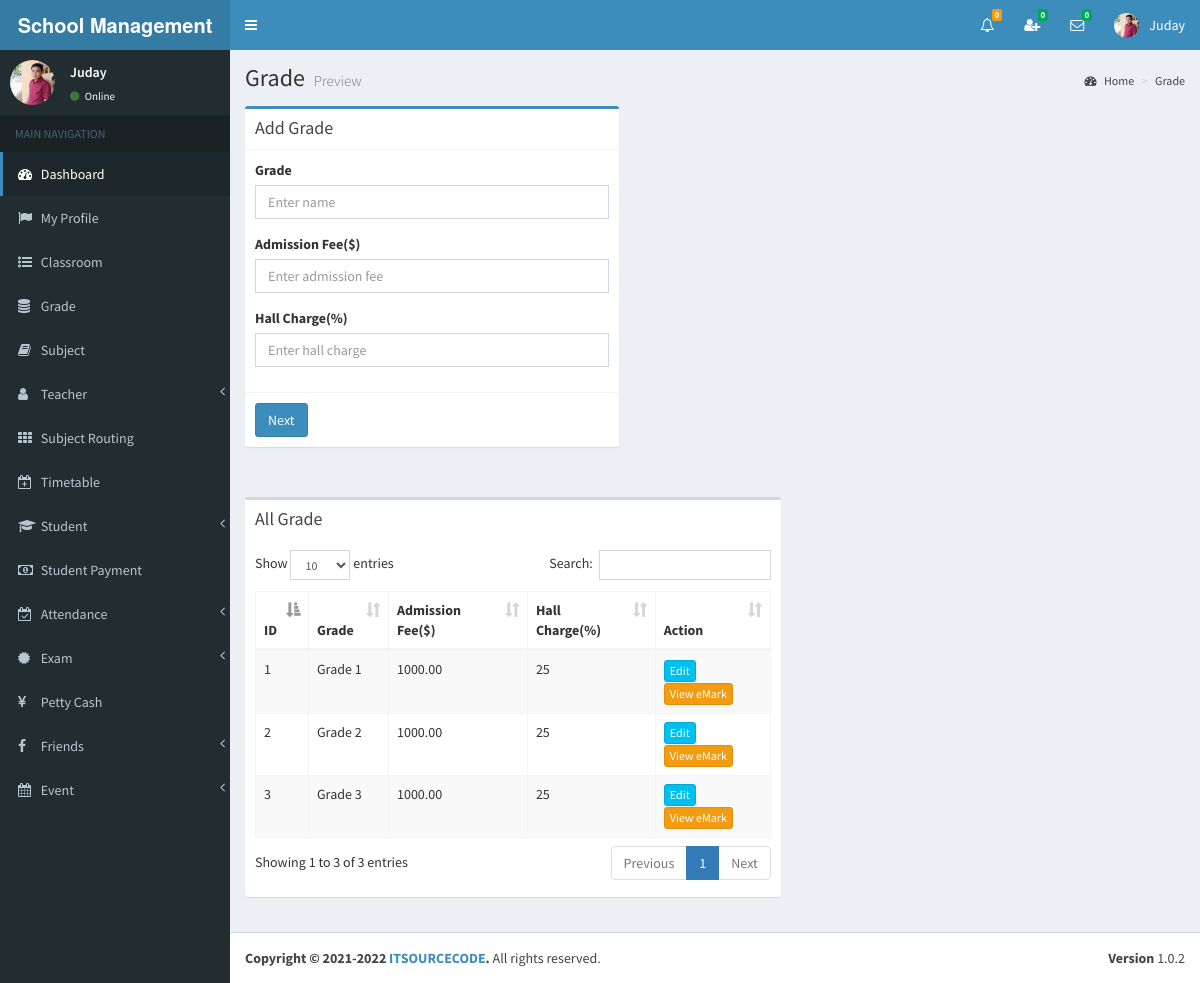
Screenshot of /view/grade.php (signed in) with the database file from the repository.
### tables this page shows
CREATE TABLE `grade` (
  `id` int(11) NOT NULL,
  `name` varchar(255) NOT NULL,
  `admission_fee` double(11,2) NOT NULL,
  `hall_charge` int(11) NOT NULL
);

### view/grade.php (the view, shortened to what this page needs)
<?php include_once('head.php'); ?>
<?php include_once('header_admin.php'); ?>
<?php include_once('sidebar.php'); ?>
<div class="content-wrapper">
    <section class="content-header">
    	<h1>
        	Grade
        	<small>Preview</small>
        </h1>
        <ol class="breadcrumb">
        	<li><a href="#"><i class="fa fa-dashboard"></i> Home</a></li>
            <li><a href="#">Grade</a></li>
    	</ol>
	</section>
	<section class="content">
    	<div class="row">
            <div class="col-md-5">
              	<div class="box box-primary">
                	<div class="box-header with-border">
                  		<h3 class="box-title">Add Grade</h3>
                	</div>
                	<form role="form" action="../index.php" method="post" id="form1">
                  		<div class="box-body">
                    		<div class="form-group" id="divGrade">
                      			<label for="">Grade</label>
                      			<input type="text" class="form-control" id="name" placeholder="Enter name" name="name" autocomplete="off">
                    		</div>
                            <div class="form-group" id="divAdmissionFee">
                      			<label for="">Admission Fee($)</label>
                      			<input type="text" class="form-control" id="admission_fee" placeholder="Enter admission fee" name="admission_fee" autocomplete="off">
                    		</div>
                             <div class="form-group" id="divHallCharge">
                      			<label for="">Hall Charge(%)</label>
                      			<input type="text" class="form-control" id="hall_charge" placeholder="Enter hall charge" name="hall_charge" autocomplete="off">
                    		</div>
                  		</div>
                  		<div class="box-footer">
                    		<button type="submit" class="btn btn-primary" id="btnSubmit">Next</button>
                  		</div>
                	</form>
				</div>
			</div>
		</div>
	</section>
	<section class="content" >
		<div class="row" id="table1">
			<div class="col-md-7">
            	<div class="box">
                	<div class="box-header">
                  		<h3 class="box-title">All Grade</h3>
                	</div>
                	<div class="box-body table-responsive">
                		<table id="example1" class="table table-bordered table-striped">
                    		<thead>
                        		<th>ID</th>
                            	<th>Grade</th>
                                <th>Admission Fee($)</th>
                                <th>Hall Charge(%)</th>
                            	<th>Action</th>
                        	</thead>
                        	<tbody>
<?php
include_once('../controller/config.php');
$sql="SELECT * FROM grade";
$result=mysqli_query($conn,$sql);
$count = 0;
$cant_remove1=0;
$cant_remove2=0;
$cant_remove3=0;
$cant_remove4=0;
$cant_remove5=0;
$cant_remove6=0;
$cant_remove7=0;
if(mysqli_num_rows($result) > 0){
	while($row=mysqli_fetch_assoc($result)){
		$count++;
		$id=$row['id'];
?>
                        		<tr>
                            		<td><?php echo $count; ?></td>
               <td id="td1_<?php echo $row['id']; ?>"><?php echo $row['name']; ?></td>
               <td id="td2_<?php echo $row['id']; ?>"><?php echo $row['admission_fee']; ?></td>
               <td id="td3_<?php echo $row['id']; ?>"><?php echo $row['hall_charge']; ?></td>
                                	<td>
<?php
$sql1="SELECT * FROM exam_timetable WHERE grade_id='$id'";
$result1=mysqli_query($conn,$sql1);
if(mysqli_num_rows($result1) > 0){
	$cant_remove1=1;
}else{
	$cant_remove1=0;
}
$sql2="SELECT * FROM student_exam WHERE grade_id='$id'";
$result2=mysqli_query($conn,$sql2);
if(mysqli_num_rows($result2) > 0){
	$cant_remove2=1;
}else{
	$cant_remove2=0;
}
$sql3="SELECT * FROM student_grade WHERE grade_id='$id'";
$result3=mysqli_query($conn,$sql3);
if(mysqli_num_rows($result3) > 0){
	$cant_remove3=1;
}else{
	$cant_remove3=0;
}
$sql4="SELECT * FROM student_payment_history WHERE grade_id='$id'";
$result4=mysqli_query($conn,$sql4);
if(mysqli_num_rows($result4) > 0){
	$cant_remove4=1;
}else{
	$cant_remove4=0;
}
$sql5="SELECT * FROM subject_routing WHERE grade_id='$id'";
$result5=mysqli_query($conn,$sql5);
if(mysqli_num_rows($result5) > 0){
	$cant_remove5=1;
}else{
	$cant_remove5=0;
}
$sql6="SELECT * FROM teacher_salary_history WHERE grade_id='$id'";
$result6=mysqli_query($conn,$sql6);
if(mysqli_num_rows($result6) > 0){
	$cant_remove6=1;
}else{
	$cant_remove6=0;
}
$sql7="SELECT * FROM timetable WHERE grade_id='$id'";
$result7=mysqli_query($conn,$sql7);
if(mysqli_num_rows($result7) > 0){
	$cant_remove7=1;
}else{
	$cant_remove7=0;
}
if($cant_remove1 > 0 || $cant_remove2 > 0 || $cant_remove3 > 0 || $cant_remove4 > 0 || $cant_remove5 > 0 || $cant_remove6 > 0 || $cant_remove7 > 0 ){
	echo '<a href="#modalUpdateform" onClick="showModal(this)" class="btn btn-info btn-xs" data-id="'.$id.'" data-toggle="modal">Edit</a>';
	echo ' <a href="#modalMRangeGrade" onClick="showModal1(this)" class="btn btn-warning btn-xs" data-id="'.$id.'" data-toggle="modal">View eMark</a>';
}
?>
                               		</td>
                            	</tr>
<?php } } ?>
                        	</tbody>
                    	</table>
            	</div>
			</div>
		</div>
	</section>
</div>
<?php include_once('footer.php');?>

### view/header_admin.php (shortened to what this page needs)
<body class="hold-transition skin-blue sidebar-mini" >
<div class="wrapper">
  <header class="main-header" >
    <a href="" class="logo">
      <span class="logo-lg"><strong>School Management System </strong></span>
    </a>
    <nav class="navbar navbar-static-top">
		<a href="#" class="sidebar-toggle" data-toggle="offcanvas" role="button">
       	</a>
		<div class="navbar-custom-menu">
			<ul class="nav navbar-nav">
              <li class="dropdown notifications-menu">
                <a href="#" class="dropdown-toggle" data-toggle="dropdown">
                  <i class="fa fa-bell-o"></i>
<?php
include_once('../controller/config.php');
$my_type=$_SESSION["type"];
if($my_type == 'Admin'){
	$sql1="SELECT COUNT(id) FROM main_notifications WHERE _isread='0'";
	$result1=mysqli_query($conn,$sql1);
	$row1=mysqli_fetch_assoc($result1);
	$notfi_count=$row1['COUNT(id)'];
?>
                  <span class="label label-warning"><?php echo $notfi_count; ?></span>
                </a>
              </li>
<?php }  ?>
<?php
include_once('../controller/config.php');
$my_index=$_SESSION["index_number"];
$my_type=$_SESSION["type"];
$sql="SELECT count(id)
      FROM my_friends
      WHERE my_index='$my_index' AND _status='Pending' AND _isread='0'";
$result=mysqli_query($conn,$sql);
$row=mysqli_fetch_assoc($result);
$unread_count=$row['count(id)'];
?>
              <li class="dropdown messages-menu"  id="friend_request">
              	<a href="#" class="dropdown-toggle" data-toggle="dropdown" onClick="showFriendRequest('<?php echo $my_index; ?>','<?php echo $my_type; ?>')">
                  <i class="fa fa-user-plus"></i>
                  <span class="label label-success"><?php echo $unread_count; ?></span>
                </a>
              </li>
<?php
include_once('../controller/config.php');
$my_index=$_SESSION["index_number"];
$unread_msg_count=0;
$sql="SELECT * FROM my_friends WHERE my_index='$my_index'";
$result=mysqli_query($conn,$sql);
while($row=mysqli_fetch_assoc($result)){
	$friend_index=$row['friend_index'];
	$sql1="SELECT count(id)
		  FROM online_chat
		  WHERE user_index='$friend_index' AND _isread='0'";
	$result1=mysqli_query($conn,$sql1);
	$row1=mysqli_fetch_assoc($result1);
	$unread_msg_count+=$row1['count(id)'];
}
?>
              <li class="dropdown messages-menu" id="unread_msg">
                <a href="#" class="dropdown-toggle" data-toggle="dropdown" >
                  <i class="fa fa-envelope-o"></i>
                  <span class="label label-success"><?php echo $unread_msg_count; ?></span>
                </a>
<?php
include_once('../controller/config.php');
$index=$_SESSION["index_number"];
$type=$_SESSION["type"];
$time='';
$file_path='';
	$sql="SELECT
           DISTINCT conversation_id,friend_index
           FROM
              my_friends
           WHERE
              	my_index='$index'
           ORDER BY
              conversation_id";
	$result=mysqli_query($conn,$sql);
	while($row=mysqli_fetch_assoc($result)){
		$conversation_id=$row['conversation_id'];
		$friend_index=$row['friend_index'];
		$sql3="SELECT * FROM my_friends WHERE conversation_id='$conversation_id' and friend_index='$friend_index'";
		$result3=mysqli_query($conn,$sql3);
		$row3=mysqli_fetch_assoc($result3);
		$friend_type=$row3['friend_type'];
		if($friend_type == "Admin"){
			$sql1="SELECT * FROM admin WHERE index_number='$friend_index'";
			$result1=mysqli_query($conn,$sql1);
			$row1=mysqli_fetch_assoc($result1);
			$friend_name=$row1['i_name'];
			$friend_image=$row1['image_name'];
		}
		if($friend_type == "Teacher"){
			$sql1="SELECT * FROM teacher WHERE index_number='$friend_index'";
			$result1=mysqli_query($conn,$sql1);
			$row1=mysqli_fetch_assoc($result1);
			$friend_name=$row1['i_name'];
			$friend_image=$row1['image_name'];
		}
		if($friend_type == "Student"){
			$sql1="SELECT * FROM student WHERE index_number='$friend_index'";
			$result1=mysqli_query($conn,$sql1);
			$row1=mysqli_fetch_assoc($result1);
			$friend_name=$row1['i_name'];
			$friend_image=$row1['image_name'];
		}
		$sql2="SELECT * FROM online_chat WHERE conversation_id='$conversation_id' ORDER BY id DESC LIMIT 1";
		$result2=mysqli_query($conn,$sql2);
		while($row2=mysqli_fetch_assoc($result2)){
			$last_msg=$row2['msg'];
			$msg_time=$row2['time'];
			$datetime1 = new DateTime($msg_time);
			$datetime2 = new DateTime();
			$interval = $datetime1->diff($datetime2);
			$year = $interval->format('%y y ');
			$month = $interval->format('%m m ');
			$days = $interval->format('%a d');
			$hours = $interval->format('%h h');
			$minutes = $interval->format('%i mins');
			$seconds = $interval->format('%s sec');
			if($year>0){
				$time=$year;
			}else if($month>0){
				$time=$month;
			}else if($days>0){
				$time=$days;
			}else if($hours>0){
				$time=$hours;
			}else if($minutes>0){
				$time=$minutes;
			}else{
				$time=$seconds;
			}
			if($type=="Admin"){
				$file_path="my_friends.php?do=showChatBox&my_index=$index&conversation_id=$conversation_id&friend_index=$friend_index&my_type=$type";
			}
			if($type=="Teacher"){
				$file_path="my_friends2.php?do=showChatBox&my_index=$index&conversation_id=$conversation_id&friend_index=$friend_index&my_type=$type";
			}
			if($type=="Student"){
				$file_path="my_friends1.php?do=showChatBox&my_index=$index&conversation_id=$conversation_id&friend_index=$friend_index&my_type=$type";
			}
?>
                      <li>
                        <a href="<?php echo $file_path; ?>" onClick="msgRead('<?php echo $index; ?>','<?php echo $conversation_id; ?>','<?php echo $friend_index; ?>','<?php echo $type; ?>')">
                          <div class="pull-left">
                            <img src="../<?php echo $friend_image; ?>" class="img-circle" alt="User Image">
                          </div>
                          <h4>
                            <?php echo $friend_name; ?>
                            <small><i class="fa fa-clock-o"></i> <?php echo $time; ?></small>
                          </h4>
                          <p><?php echo $last_msg; ?></p>
                        </a>
                      </li>
 <?php } } ?>
              </li>
<?php
include_once('../controller/config.php');
if($type=="Admin"){
	$sql="SELECT * FROM admin where index_number='$index'";
	$result=mysqli_query($conn,$sql);
	$row=mysqli_fetch_assoc($result);
}
?>
            	<li class="dropdown user user-menu">
                    <a href="#" class="dropdown-toggle" data-toggle="dropdown">
                      <img src="../<?php echo $row['image_name']; ?>" class="user-image" alt="User Image">
                      <span class="hidden-xs"><?php echo $row['i_name']; ?></span>
                    </a>
              </li>
            </ul>
        </div>
	</nav>
  </header>

### view/sidebar.php (shortened to what this page needs)
  <aside class="main-sidebar">
    <section class="sidebar">
<?php
include_once('../controller/config.php');
$index=$_SESSION["index_number"];
$sql="SELECT * FROM admin WHERE index_number='$index'";
$result=mysqli_query($conn,$sql);
$row=mysqli_fetch_assoc($result);
$name=$row['i_name'];
$image=$row['image_name'];
?>
      <div class="user-panel">
      	<div class="pull-left image">
        	<img src="../<?php echo $image; ?>" class="img-circle" alt="User Image">
        </div>
        <div class="pull-left info">
        	<p><?php echo $name; ?></p>
            <a href="#"><i class="fa fa-circle text-success"></i> Online</a>
        </div>
      </div>
      <ul class="sidebar-menu">
        <li class="header">MAIN NAVIGATION</li>
        <li class="active treeview">
          <a href="dashboard.php">
            <i class="fa fa-dashboard"></i> <span>Dashboard</span>
          </a>
        </li>
         <li>
          <a href="admin_profile.php">
            <i class="fa fa-flag"></i> <span>My Profile</span>
          </a>
        </li>
        <li>
          <a href="class_room.php">
            <i class="fa fa-list-ul"></i> <span>Classroom</span>
          </a>
        </li>
        <li>
          <a href="grade.php">
            <i class="fa fa-database"></i> <span>Grade</span>
          </a>
        </li>
        <li>
          <a href="subject.php">
            <i class="fa fa-book"></i> <span>Subject</span>
          </a>
        </li>
        <li class="treeview">
          <a href="#">
            <i class="fa fa-user" aria-hidden="true"></i>
            <span>Teacher</span>
            <span class="pull-right-container">
              <i class="fa fa-angle-left pull-right"></i>
            </span>
          </a>
        </li>
        <li>
          <a href="subject_routing.php">
            <i class="fa fa-th"></i> <span>Subject Routing</span>
          </a>
        </li>
        <li>
          <a href="timetable.php">
            <i class="fa fa-calendar-plus-o"></i> <span>Timetable</span>
          </a>
        </li>
        <li class="treeview">
          <a href="#">
            <i class="fa fa-graduation-cap"></i>
            <span>Student</span>
            <span class="pull-right-container">
              <i class="fa fa-angle-left pull-right"></i>
            </span>
          </a>
        </li>
        <li>
          <a href="student_payment.php">
            <i class="fa fa-money"></i> <span>Student Payment</span>
          </a>
        </li>
         <li class="treeview">
          <a href="#">
            <i class="fa fa-calendar-check-o"></i>
            <span>Attendance</span>
            <span class="pull-right-container">
              <i class="fa fa-angle-left pull-right"></i>
            </span>
          </a>
        </li>
        <li class="treeview">
          <a href="#">
            <i class="fa fa-certificate"></i>
            <span>Exam</span>
            <span class="pull-right-container">
              <i class="fa fa-angle-left pull-right"></i>
            </span>
          </a>
        </li>
        <li>
          <a href="petty_cash.php">
            <i class="fa fa-yen"></i> <span>Petty Cash</span>
          </a>
        </li>
        <li class="treeview">
          <a href="#">
            <i class="fa fa-facebook"></i>
            <span>Friends</span>
            <span class="pull-right-container">
              <i class="fa fa-angle-left pull-right"></i>
            </span>
          </a>
        </li>
        <li class="treeview">
          <a href="#">
            <i class="fa fa-calendar"></i>
            <span>Event</span>
            <span class="pull-right-container">
              <i class="fa fa-angle-left pull-right"></i>
            </span>
          </a>
        </li>
      </ul>
    </section>
  </aside>

### view/grade.php (style rules this page uses)
body { overflow-y:scroll; }

### rows the page displays
grade: name "Grade 1", admission_fee "1000.00", hall_charge "25"
grade: name "Grade 2", admission_fee "1000.00", hall_charge "25"
grade: name "Grade 3", admission_fee "1000.00", hall_charge "25"

### other values shown
$notfi_count "0"
$unread_count "0"
$unread_msg_count "0"
$row['i_name'] "Juday"
$name "Juday"
